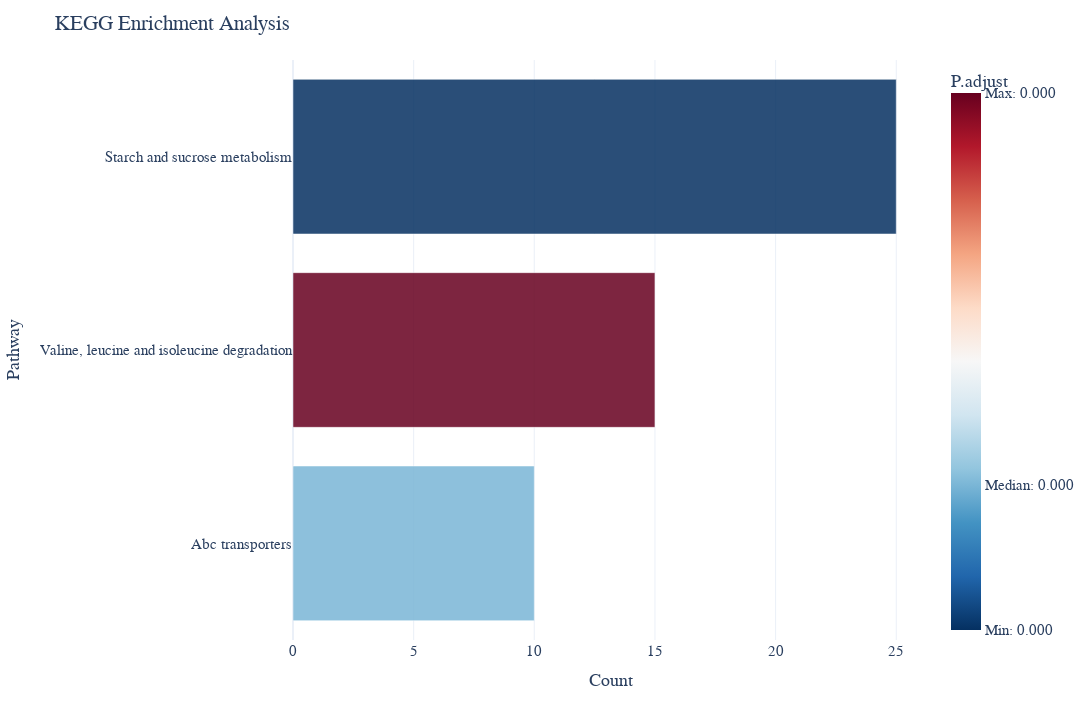

Write notebook code for a chart like this one.
### Code cell
import plotly.io as pio
import plotly.express as px
import plotly.graph_objects as go

def plot_kegg_chart(df_kegg, width=1280, height=720, p_adjust=0.05, font_size=15, chart_num=30, chart_size=30, color='rdbu_r',pic_type='bubble', funciton_type='All'):
    """根据输入的kegg富集结果，绘制气泡图

    Args:
        df_kegg (pd.DataFrame): kegg富集结果
        width (int): 图表宽度. 
        height (int): 图表高度. 
        p_adjust (float): P值阈值. 
        font_size (int): 字体大小. 
        chart_num (int): 最多显示的富集通路数量.
        chart_size (int): 气泡大小. 
        pic_type (str): 图表类型.有两种选择：'bubble'和'bar'
        color (str): 颜色. 

    """
    # 数据预处理
    df_kegg = df_kegg.copy()
    df_kegg = df_kegg[['ID', 'Description', 'GeneRatio', 'p.adjust', 'Count']]
    df_kegg.columns = ["ID", "Pathway", "GeneRatio","P.adjust", 'Count']
    df_kegg["GeneRatio"] = df_kegg["GeneRatio"].apply(lambda x: round(eval(x), 3))  # GeneRatio列输出处理为浮点数
    df_kegg['P.adjust'] = df_kegg['P.adjust'].apply(lambda x: round(x, 6))  # 控制P.adjust列的小数位数

    # 数据筛选
    df_kegg = df_kegg[df_kegg['P.adjust'] < p_adjust]  # 过滤P.adjust值
    df_kegg = df_kegg.sort_values(by='Count', ascending=False)  # 按照Count列降序排列
    df_kegg = df_kegg.iloc[:chart_num]  # 取前chart_num个数据

    # 计算最小和最大P值
    min_p_adjust = df_kegg['P.adjust'].min()
    max_p_adjust = df_kegg['P.adjust'].max()

    # 获取数据集中的所有唯一P值
    unique_p_adjust_values = df_kegg['P.adjust'].unique()

    # 根据唯一P值的数量设置颜色条刻度
    if len(unique_p_adjust_values) == 1:
        # 只有一个唯一的P值
        tickvals = [min_p_adjust]
        ticktext = [f'{min_p_adjust:.3f}']
    elif len(unique_p_adjust_values) == 2:
        # 有两个唯一的P值
        tickvals = unique_p_adjust_values
        ticktext = [f'{unique_p_adjust_values[0]:.3f}', f'{unique_p_adjust_values[1]:.3f}']
    else:
        # 多于两个唯一的P值，展示最小值、中位数和最大值
        median_p_adjust = df_kegg['P.adjust'].median()
        tickvals = [min_p_adjust, median_p_adjust, max_p_adjust]
        ticktext = [
            f'Min: {min_p_adjust:.3f}', 
            f'Median: {median_p_adjust:.3f}', 
            f'Max: {max_p_adjust:.3f}'
        ]

    if funciton_type == 'All':
        pass

    # 图表公共布局设置
    layout_args = {
        'title': "KEGG Enrichment Analysis",
        'yaxis_title': "Pathway",
        'yaxis': dict(autorange="reversed"),
        'font': dict(family="Arial", size=font_size),
        'template': "plotly_white",
        'width': width,
        'height': height
    }

    # 自定义颜色轴设置
    color_axis_args = {
        'colorbar_title': "P.adjust",
        'colorbar_tickformat': ".3f",
        'colorbar': dict(
            tickvals=tickvals,  # 设置刻度值
            ticktext=ticktext  # 设置刻度标签
        )
    }

    # 根据pic_type绘制不同类型的图表
    if pic_type == 'bubble':
        fig = px.scatter(
            df_kegg,
            x='GeneRatio',
            y='Pathway',
            size='Count',
            color='P.adjust',
            color_continuous_scale=color,
            opacity=0.85,
            hover_data=["ID",'P.adjust', 'Count'],
            size_max=chart_size
        )
    elif pic_type == 'bar':
        fig = px.bar(
            df_kegg,
            x='Count',
            y='Pathway',
            color='P.adjust',
            color_continuous_scale=color,
            opacity=0.85,
            hover_data=['ID','P.adjust', 'Count']
        )

    # 应用颜色轴设置
    fig.update_layout(**layout_args)
    fig.update_coloraxes(**color_axis_args)

    # 保存为png，scale设置为4
    fig.write_image("kegg.png", scale=4)
    
    # 方案1:将fig对象转为json
    # fig_json = pio.to_json(fig)
    # return fig_json

    # 方案2:将fig转为html格式，返回html代码
    # fig_html = plot(fig, output_type='div', include_plotlyjs=False)        
    # return fig_html

    # 方案3:将fig转为html格式，保存为html文件
    # fig.write_html("kegg.html")
    # return "kegg.html"

    # 测试用
    return fig 


plot_kegg_chart(df_kegg, 
                width=1280, height=720,
                p_adjust=0.05,
                font_size=15,
                chart_num=10,
                chart_size=30,
                pic_type='bar',
                color='rdbu_r')

### Figure 1 — Plotly figure (JSON) as saved in the notebook; plotly's stock layout.template omitted (floating-point values rounded to 4 significant figures)
{"data": [{"alignmentgroup": "True", "customdata": [["mtm00500", 0], ["mtm00280", 0.000115], ["mtm02010", 3.1e-05]], "hovertemplate": "Count=%{x}<br>Pathway=%{y}<br>ID=%{customdata[0]}<br>P.adjust=%{marker.color}<extra></extra>", "legendgroup": "", "marker": {"color": [0, 0.000115, 3.1e-05], "coloraxis": "coloraxis", "opacity": 0.85, "pattern": {"shape": ""}}, "name": "", "offsetgroup": "", "orientation": "h", "showlegend": false, "textposition": "auto", "type": "bar", "x": [25, 15, 10], "xaxis": "x", "y": ["Starch and sucrose metabolism", "Valine, leucine and isoleucine degradation", "Abc transporters"], "yaxis": "y"}], "layout": {"barmode": "relative", "coloraxis": {"colorbar": {"tickformat": ".3f", "ticktext": ["Min: 0.000", "Median: 0.000", "Max: 0.000"], "tickvals": [0, 3.1e-05, 0.000115], "title": {"text": "P.adjust"}}, "colorscale": [[0, "rgb(5,48,97)"], [0.1, "rgb(33,102,172)"], [0.2, "rgb(67,147,195)"], [0.3, "rgb(146,197,222)"], [0.4, "rgb(209,229,240)"], [0.5, "rgb(247,247,247)"], [0.6, "rgb(253,219,199)"], [0.7, "rgb(244,165,130)"], [0.8, "rgb(214,96,77)"], [0.9, "rgb(178,24,43)"], [1, "rgb(103,0,31)"]]}, "font": {"family": "Arial", "size": 15}, "height": 720, "legend": {"tracegroupgap": 0}, "margin": {"t": 60}, "title": {"text": "KEGG Enrichment Analysis"}, "width": 1280, "xaxis": {"anchor": "y", "domain": [0, 1], "title": {"text": "Count"}}, "yaxis": {"anchor": "x", "autorange": "reversed", "domain": [0, 1], "title": {"text": "Pathway"}}}}
